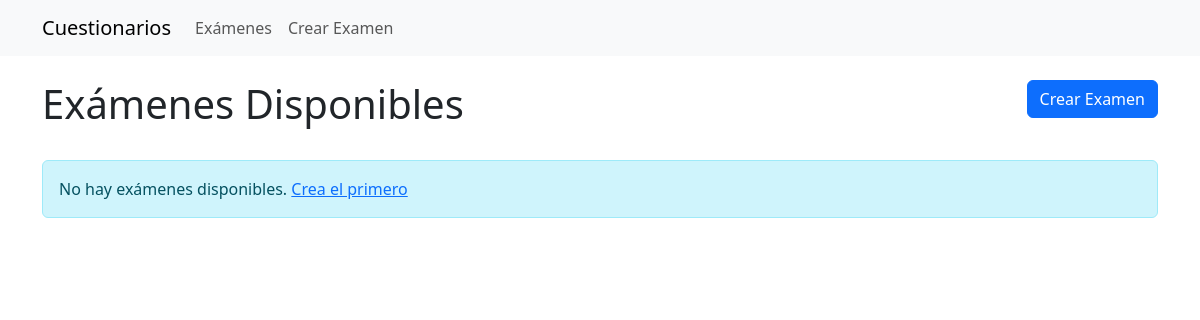
Before: / with the older database file.
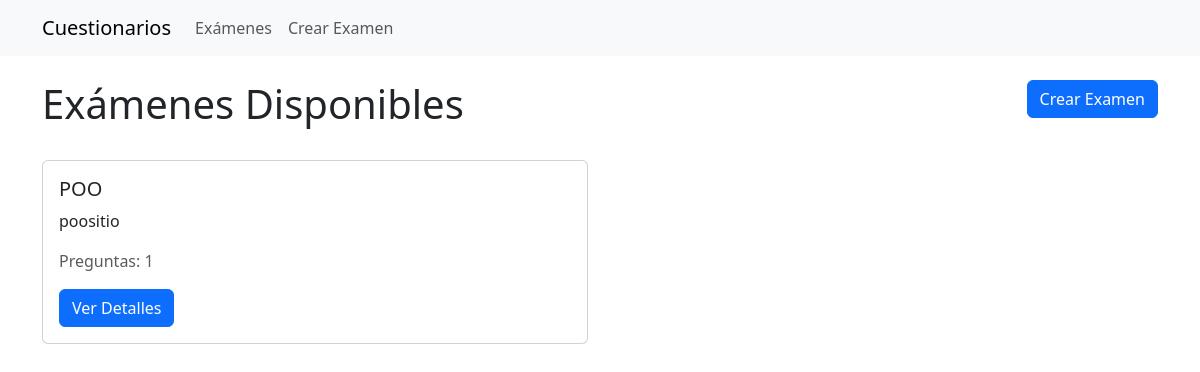
After: the same page with the newer database file.
### quiz/models.py (models this page shows, shortened)
class Exam(models.Model):
    title = models.CharField(max_length=200, verbose_name="Título")
    description = models.TextField(blank=True, verbose_name="Descripción")
    created_date = models.DateTimeField(auto_now_add=True)
    def get_question_count(self):
        return self.questions.count()

### quiz/views.py (the view)
# urls.py: path('', exam_list, name='exam_list'),
def exam_list(request):
    exams = Exam.objects.all().order_by('-created_date')
    return render(request, 'quiz/exam_list.html', {'exams': exams})

### quiz/templates/quiz/exam_list.html (shortened to what this page needs)
{% extends "base.html" %}
{% block content %}
<div class="row mb-4">
    <div class="col-md-6">
        <h1>Exámenes Disponibles</h1>
    </div>
    <div class="col-md-6 text-end">
        <a href="{% url 'exam_create' %}" class="btn btn-primary">Crear Examen</a>
    </div>
</div>
<div class="row">
    {% if exams %}
        {% for exam in exams %}
            <div class="col-md-6 mb-4">
                <div class="card">
                    <div class="card-body">
                        <h5 class="card-title">{{ exam.title }}</h5>
                        <p class="card-text">{{ exam.description|truncatechars:100 }}</p>
                        <p class="text-muted">Preguntas: {{ exam.get_question_count }}</p>
                        <a href="{% url 'exam_detail' exam.id %}" class="btn btn-primary">Ver Detalles</a>
                    </div>
                </div>
            </div>
        {% endfor %}
    {% else %}
        <div class="col-12">
            <div class="alert alert-info">
                No hay exámenes disponibles.
                <a href="{% url 'exam_create' %}">Crea el primero</a>
            </div>
        </div>
    {% endif %}
</div>
{% endblock %}

### quiz/templates/base.html (shortened to what this page needs)
<!DOCTYPE html>
<html lang="es">
<head>
    <link href="https://cdn.jsdelivr.net/npm/bootstrap@5.3.0/dist/css/bootstrap.min.css" rel="stylesheet">
</head>
<body>
    <nav class="navbar navbar-expand-lg navbar-light bg-light mb-4">
        <div class="container">
            <a class="navbar-brand" href="{% url 'exam_list' %}">Cuestionarios</a>
            <div class="collapse navbar-collapse">
                <ul class="navbar-nav">
                    <li class="nav-item">
                        <a class="nav-link" href="{% url 'exam_list' %}">Exámenes</a>
                    </li>
                    <li class="nav-item">
                        <a class="nav-link" href="{% url 'exam_create' %}">Crear Examen</a>
                    </li>
                </ul>
            </div>
        </div>
    </nav>
    <div class="container">
        {% block content %}{% endblock %}
    </div>
</body>
</html>

Changed rows visible on the page:
added Exam: title "POO", description "poositio", get_question_count "1"
Other visible differences:
text no longer shown: "No hay exámenes disponibles. Crea el primero"
